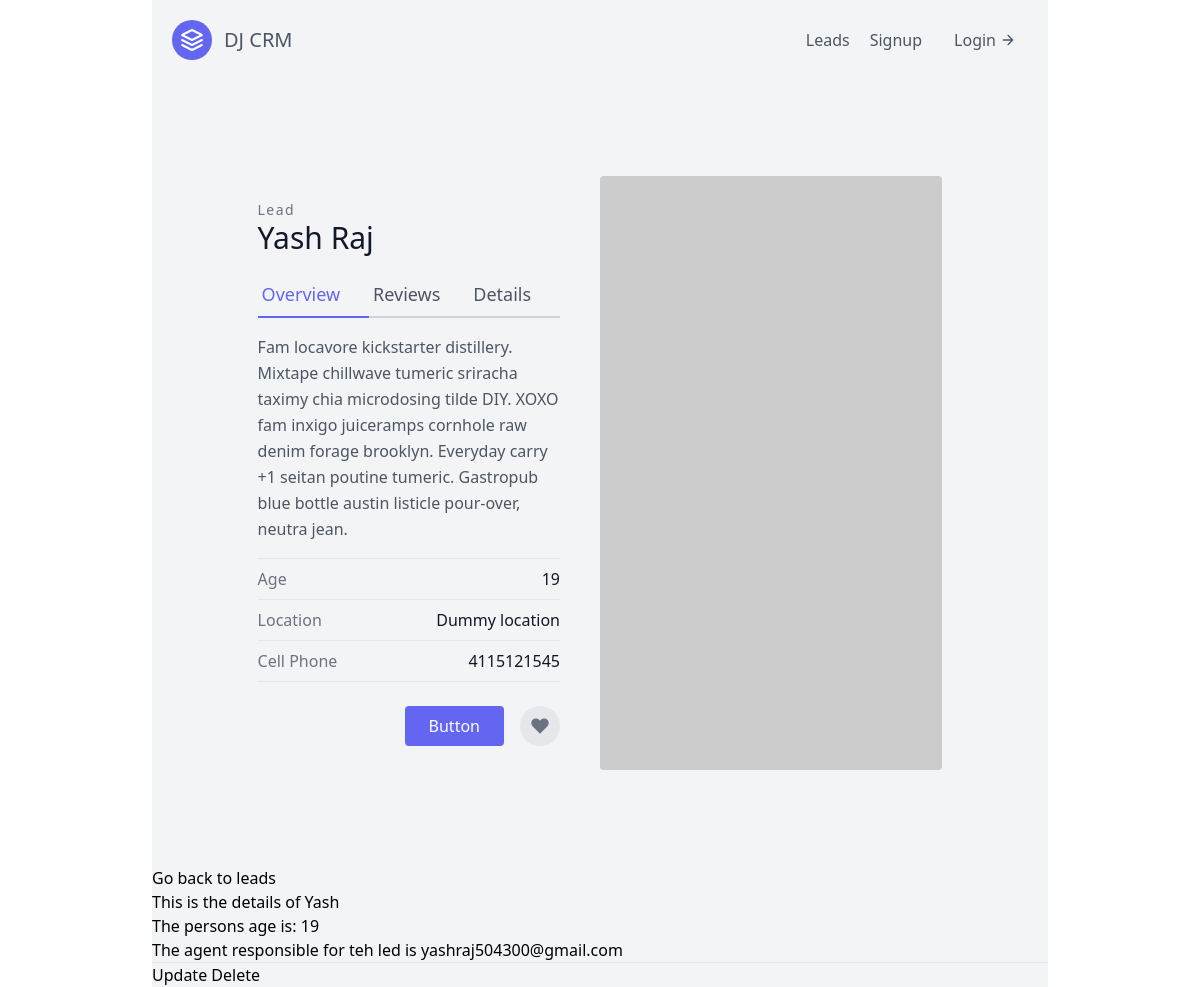
Page /leads/2/ on the committed database.
### leads/models.py (models this page shows, shortened)
class lead(models.Model):
  first_name = models.CharField(max_length=20)
  last_name = models.CharField(max_length=20)
  age = models.IntegerField(default=0)
  agent = models.ForeignKey("Agent", on_delete=models.CASCADE)

class Agent(models.Model):
  user = models.OneToOneField(User, on_delete=models.CASCADE)
  def __str__(self):
   return self.user.email

class User(AbstractUser):
  pass

### leads/views.py (the view)
# urls.py: path('<int:pk>/', LeadDetailView.as_view(), name="lead-detail"),
class LeadDetailView(DetailView):
   template_name="leads/lead_details.html"
   queryset = lead.objects.all() #here in function we need to create dictionary context but queryset is a defualt  context with name object_name.
   context_object_name = "lead"

### leads/templates/leads/lead_details.html
{% extends "base.html" %}
{% block content %}
<section class="text-gray-600 body-font overflow-hidden">
  <div class="container px-5 py-24 mx-auto">
    <div class="lg:w-4/5 mx-auto flex flex-wrap">
      <div class="lg:w-1/2 w-full lg:pr-10 lg:py-6 mb-6 lg:mb-0">
        <h2 class="text-sm title-font text-gray-500 tracking-widest">Lead</h2>
        <h1 class="text-gray-900 text-3xl title-font font-medium mb-4"> {{ lead.first_name}} {{ lead.last_name }} </h1>
        <div class="flex mb-4">
         <a href="{% url 'leads:lead-detail' lead.pk %} " class="flex-grow text-indigo-500 border-b-2 border-indigo-500 py-2 text-lg px-1">
              Overview
              </a>
         <a class="flex-grow border-b-2 border-gray-300 py-2 text-lg px-1">
              Reviews
              </a>
         <a href="{% url 'leads:lead-update' lead.pk %}" class="flex-grow border-b-2 border-gray-300 py-2 text-lg px-1">
              Details</a>
        </div>
        <p class="leading-relaxed mb-4">Fam locavore kickstarter distillery. Mixtape chillwave tumeric sriracha taximy chia microdosing tilde DIY. XOXO fam inxigo juiceramps cornhole raw denim forage brooklyn. Everyday carry +1 seitan poutine tumeric. Gastropub blue bottle austin listicle pour-over, neutra jean.</p>
        <div class="flex border-t border-gray-200 py-2">
          <span class="text-gray-500">Age</span>
          <span class="ml-auto text-gray-900">{{ lead.age }}</span>
        </div>
        <div class="flex border-t border-gray-200 py-2">
          <span class="text-gray-500">Location</span>
          <span class="ml-auto text-gray-900">Dummy location</span>
        </div>
        <div class="flex border-t border-b mb-6 border-gray-200 py-2">
          <span class="text-gray-500">Cell Phone</span>
          <span class="ml-auto text-gray-900">4115121545</span>
        </div>
        <div class="flex">
          <button class="flex ml-auto text-white bg-indigo-500 border-0 py-2 px-6 focus:outline-none hover:bg-indigo-600 rounded">Button</button>
          <button class="rounded-full w-10 h-10 bg-gray-200 p-0 border-0 inline-flex items-center justify-center text-gray-500 ml-4">
            <svg fill="currentColor" stroke-linecap="round" stroke-linejoin="round" stroke-width="2" class="w-5 h-5" viewBox="0 0 24 24">
              <path d="M20.84 4.61a5.5 5.5 0 00-7.78 0L12 5.67l-1.06-1.06a5.5 5.5 0 00-7.78 7.78l1.06 1.06L12 21.23l7.78-7.78 1.06-1.06a5.5 5.5 0 000-7.78z"></path>
            </svg>
          </button>
        </div>
      </div>
      <img alt="ecommerce" class="lg:w-1/2 w-full lg:h-auto h-64 object-cover object-center rounded" src="https://dummyimage.com/400x400">
    </div>
  </div>
</section>
    <a href="{% url 'leads:lead-list' %}">Go back to leads</a>
  <h1>This is the details of {{ lead.first_name }}</h1>
  <p> The persons age is: {{ lead.age }} </p>
  <p>The agent responsible for teh led is {{ lead.agent }}</p>
  <hr/>
  <a href= "{% url 'leads:lead-update' lead.pk %}">Update</a>
  <a href= "{% url 'leads:lead-delete' lead.pk %}">Delete</a>
{% endblock content %}

### rows in the picture
lead: first_name "Yash", last_name "Raj", age "19", agent "yashraj504300@gmail.com"
